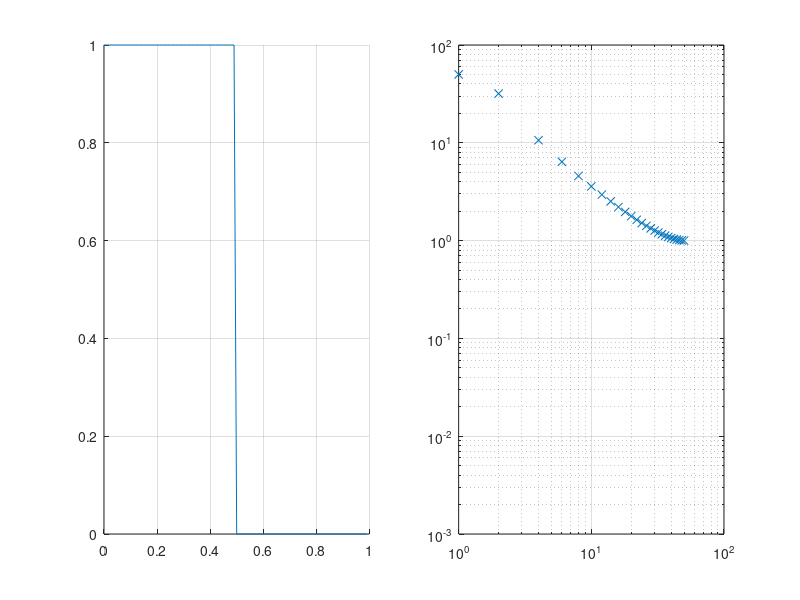

Source code (MATLAB):
clf
%%
x=0:0.01:1; x=x(1:end-1);
% y=ones(length(x),1); y(51:end)=0;
% y=x*2; y(51:end)=-2*x(51:end)+2;
y=ones(length(x),1); y(51:end)=0; 

%
set(gcf,"Position",[76         369        1436         413])
subplot(1,2,1); hold on;
plot(x,y); grid on;

subplot(1,2,2); 
z=abs(fft(y));
loglog(z(1:end/2),'x'); grid on; ylim([1e-3 1e2]); hold on;
